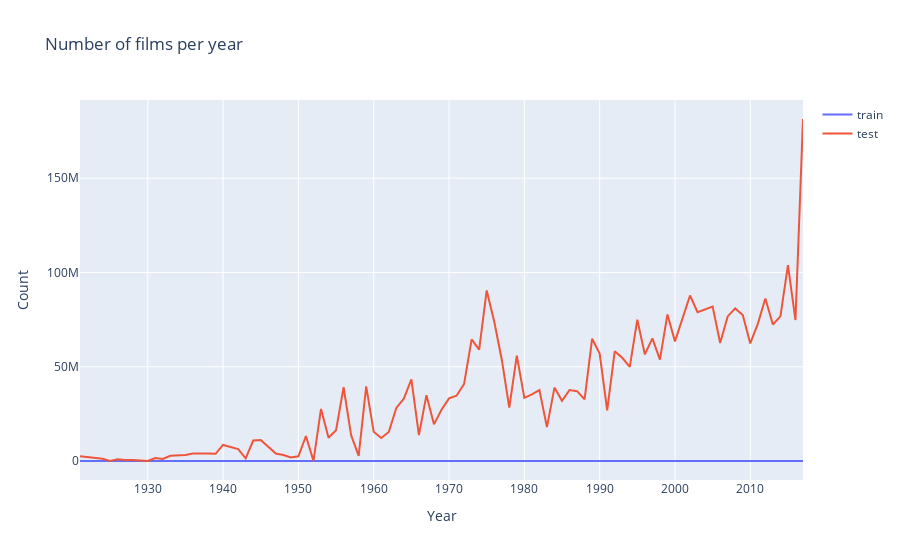

Notebook code for this chart:
### Code cell
import plotly.offline as py
py.init_notebook_mode(connected=True)
import plotly.graph_objs as go

data = [go.Scatter(x=d1.index, y=d1.values, name='train'),
       go.Scatter(x=d2.index, y=d2.values, name='test')]
                  
layout = go.Layout(dict(title = 'Number of films per year',
                       xaxis = dict(title = 'Year'),
                       yaxis = dict(title = 'Count'),
                       ), legend = dict(orientation='v'))

py.iplot(dict(data=data, layout=layout))
